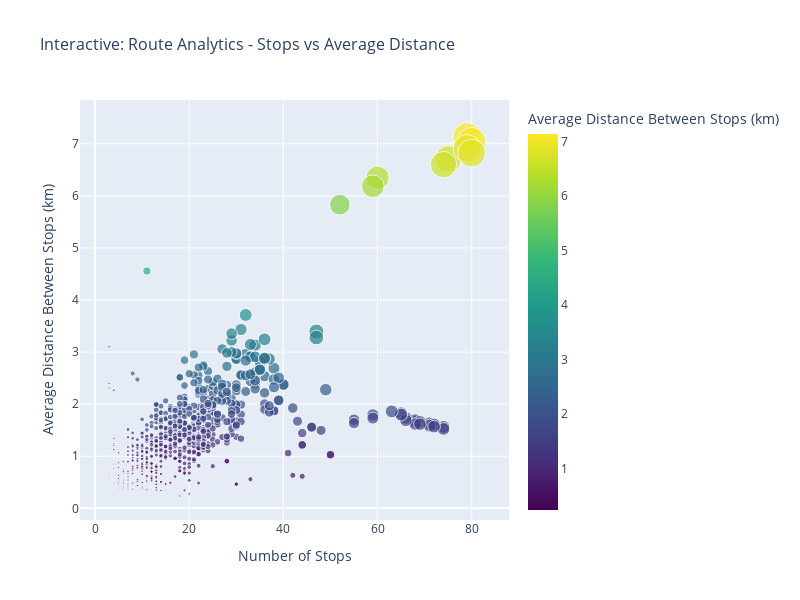

Write notebook code for a chart like this one.
### Markdown cell above
## Interactive Plotly Visualizations

### Code cell
# Create interactive scatter plot with Japanese route names
fig_scatter = px.scatter(
    df_routes, 
    x='num_stops', 
    y='avg_distance',
    size='total_distance',
    color='avg_distance',
    hover_data=['route_name', 'route_name_ja', 'total_distance'],
    labels={
        'num_stops': 'Number of Stops',
        'avg_distance': 'Average Distance Between Stops (km)',
        'total_distance': 'Total Route Distance (km)'
    },
    title='Interactive: Route Analytics - Stops vs Average Distance',
    color_continuous_scale='viridis'
)

fig_scatter.update_layout(
    width=800,
    height=600,
    title_font_size=16
)

fig_scatter.show()

### Figure 1 — Plotly figure (JSON) as saved in the notebook; plotly's stock layout.template omitted (floating-point values rounded to 4 significant figures; data arrays with more than 128 entries replaced by an {"elided": "..."} marker saying what was removed)
{"data": [{"customdata": {"elided": "782x3 mixed values"}, "hovertemplate": "Number of Stops=%{x}<br>Average Distance Between Stops (km)=%{marker.color}<br>Total Route Distance (km)=%{customdata[2]}<br>route_name=%{customdata[0]}<br>route_name_ja=%{customdata[1]}<extra></extra>", "legendgroup": "", "marker": {"color": {"elided": "782 float values"}, "coloraxis": "coloraxis", "size": {"elided": "782 float values"}, "sizemode": "area", "sizeref": 1.391, "symbol": "circle"}, "mode": "markers", "name": "", "orientation": "v", "showlegend": false, "type": "scatter", "x": {"elided": "782 int values"}, "xaxis": "x", "y": {"elided": "782 float values"}, "yaxis": "y"}], "layout": {"coloraxis": {"colorbar": {"title": {"text": "Average Distance Between Stops (km)"}}, "colorscale": [[0, "#440154"], [0.1111, "#482878"], [0.2222, "#3e4989"], [0.3333, "#31688e"], [0.4444, "#26828e"], [0.5556, "#1f9e89"], [0.6667, "#35b779"], [0.7778, "#6ece58"], [0.8889, "#b5de2b"], [1, "#fde725"]]}, "height": 600, "legend": {"itemsizing": "constant", "tracegroupgap": 0}, "title": {"font": {"size": 16}, "text": "Interactive: Route Analytics - Stops vs Average Distance"}, "width": 800, "xaxis": {"anchor": "y", "domain": [0, 1], "title": {"text": "Number of Stops"}}, "yaxis": {"anchor": "x", "domain": [0, 1], "title": {"text": "Average Distance Between Stops (km)"}}}}
